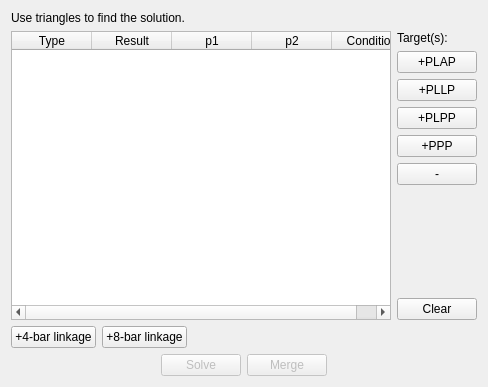
<?xml version="1.0" encoding="UTF-8"?>
<ui version="4.0">
 <class>Form</class>
 <widget class="QWidget" name="Form">
  <property name="geometry">
   <rect>
    <x>0</x>
    <y>0</y>
    <width>488</width>
    <height>387</height>
   </rect>
  </property>
  <property name="windowTitle">
   <string>Form</string>
  </property>
  <layout class="QVBoxLayout" name="verticalLayout">
   <item>
    <widget class="QLabel" name="label">
     <property name="text">
      <string>&lt;html&gt;&lt;head/&gt;&lt;body&gt;&lt;p&gt;Use triangles to find the solution.&lt;/p&gt;&lt;/body&gt;&lt;/html&gt;</string>
     </property>
     <property name="wordWrap">
      <bool>true</bool>
     </property>
    </widget>
   </item>
   <item>
    <layout class="QHBoxLayout" name="horizontalLayout">
     <item>
      <widget class="QTableWidget" name="directionsTable">
       <property name="editTriggers">
        <set>QAbstractItemView::NoEditTriggers</set>
       </property>
       <property name="selectionBehavior">
        <enum>QAbstractItemView::SelectRows</enum>
       </property>
       <property name="verticalScrollMode">
        <enum>QAbstractItemView::ScrollPerPixel</enum>
       </property>
       <property name="horizontalScrollMode">
        <enum>QAbstractItemView::ScrollPerPixel</enum>
       </property>
       <attribute name="horizontalHeaderDefaultSectionSize">
        <number>80</number>
       </attribute>
       <attribute name="horizontalHeaderMinimumSectionSize">
        <number>80</number>
       </attribute>
       <column>
        <property name="text">
         <string>Type</string>
        </property>
        <property name="icon">
         <iconset resource="../../icons.qrc">
          <normaloff>:/icons/TS.png</normaloff>:/icons/TS.png</iconset>
        </property>
       </column>
       <column>
        <property name="text">
         <string>Result</string>
        </property>
       </column>
       <column>
        <property name="text">
         <string>p1</string>
        </property>
       </column>
       <column>
        <property name="text">
         <string>p2</string>
        </property>
       </column>
       <column>
        <property name="text">
         <string>Condition</string>
        </property>
       </column>
      </widget>
     </item>
     <item>
      <layout class="QVBoxLayout" name="verticalLayout_2">
       <item>
        <layout class="QHBoxLayout" name="horizontalLayout_3">
         <item>
          <widget class="QLabel" name="label_2">
           <property name="text">
            <string>Target(s):</string>
           </property>
          </widget>
         </item>
         <item>
          <widget class="QLabel" name="targetNum">
           <property name="text">
            <string/>
           </property>
          </widget>
         </item>
        </layout>
       </item>
       <item>
        <widget class="QPushButton" name="pluse_PLAP">
         <property name="toolTip">
          <string>&lt;html&gt;&lt;head/&gt;&lt;body&gt;&lt;p&gt;&lt;span style=&quot; font-size:12pt; font-weight:600;&quot;&gt;Point(A), Length(L0), Angle(β), Point(B)&lt;/span&gt;&lt;/p&gt;&lt;p&gt;&lt;img src=&quot;:/icons/preview/PLAP.png&quot;/&gt;&lt;/p&gt;&lt;/body&gt;&lt;/html&gt;</string>
         </property>
         <property name="text">
          <string>+PLAP</string>
         </property>
        </widget>
       </item>
       <item>
        <widget class="QPushButton" name="pluse_PLLP">
         <property name="toolTip">
          <string>&lt;html&gt;&lt;head/&gt;&lt;body&gt;&lt;p&gt;&lt;span style=&quot; font-size:12pt; font-weight:600;&quot;&gt;Point(A), Length(L0), Length(R0), Point(B)&lt;/span&gt;&lt;/p&gt;&lt;p&gt;&lt;img src=&quot;:/icons/preview/PLLP.png&quot;/&gt;&lt;/p&gt;&lt;/body&gt;&lt;/html&gt;</string>
         </property>
         <property name="text">
          <string>+PLLP</string>
         </property>
        </widget>
       </item>
       <item>
        <widget class="QPushButton" name="pluse_PLPP">
         <property name="toolTip">
          <string>&lt;html&gt;&lt;head/&gt;&lt;body&gt;&lt;p&gt;&lt;span style=&quot; font-size:12pt; font-weight:600;&quot;&gt;Point(A), Length(L0), Point(B), Point(C)&lt;/span&gt;&lt;/p&gt;&lt;p&gt;&lt;img src=&quot;:/icons/preview/PLPP.png&quot;/&gt;&lt;/p&gt;&lt;/body&gt;&lt;/html&gt;</string>
         </property>
         <property name="text">
          <string>+PLPP</string>
         </property>
        </widget>
       </item>
       <item>
        <widget class="QPushButton" name="pluse_PPP">
         <property name="text">
          <string>+PPP</string>
         </property>
        </widget>
       </item>
       <item>
        <widget class="QPushButton" name="remove_botton">
         <property name="text">
          <string>-</string>
         </property>
        </widget>
       </item>
       <item>
        <spacer name="verticalSpacer_2">
         <property name="orientation">
          <enum>Qt::Vertical</enum>
         </property>
         <property name="sizeHint" stdset="0">
          <size>
           <width>20</width>
           <height>40</height>
          </size>
         </property>
        </spacer>
       </item>
       <item>
        <widget class="QPushButton" name="clear_botton">
         <property name="text">
          <string>Clear</string>
         </property>
        </widget>
       </item>
      </layout>
     </item>
    </layout>
   </item>
   <item>
    <layout class="QHBoxLayout" name="horizontalLayout_4">
     <item>
      <widget class="QPushButton" name="Bar4">
       <property name="text">
        <string>+4-bar linkage</string>
       </property>
      </widget>
     </item>
     <item>
      <widget class="QPushButton" name="Bar8">
       <property name="text">
        <string>+8-bar linkage</string>
       </property>
      </widget>
     </item>
     <item>
      <spacer name="horizontalSpacer_3">
       <property name="orientation">
        <enum>Qt::Horizontal</enum>
       </property>
       <property name="sizeHint" stdset="0">
        <size>
         <width>40</width>
         <height>20</height>
        </size>
       </property>
      </spacer>
     </item>
    </layout>
   </item>
   <item>
    <layout class="QHBoxLayout" name="horizontalLayout_2">
     <item>
      <spacer name="horizontalSpacer">
       <property name="orientation">
        <enum>Qt::Horizontal</enum>
       </property>
       <property name="sizeHint" stdset="0">
        <size>
         <width>40</width>
         <height>20</height>
        </size>
       </property>
      </spacer>
     </item>
     <item>
      <widget class="QPushButton" name="Solve">
       <property name="enabled">
        <bool>false</bool>
       </property>
       <property name="text">
        <string>Solve</string>
       </property>
      </widget>
     </item>
     <item>
      <widget class="QPushButton" name="Merge">
       <property name="enabled">
        <bool>false</bool>
       </property>
       <property name="text">
        <string>Merge</string>
       </property>
      </widget>
     </item>
     <item>
      <spacer name="horizontalSpacer_2">
       <property name="orientation">
        <enum>Qt::Horizontal</enum>
       </property>
       <property name="sizeHint" stdset="0">
        <size>
         <width>40</width>
         <height>20</height>
        </size>
       </property>
      </spacer>
     </item>
    </layout>
   </item>
  </layout>
 </widget>
 <resources>
  <include location="../../icons.qrc"/>
  <include location="../../preview.qrc"/>
 </resources>
 <connections/>
</ui>
